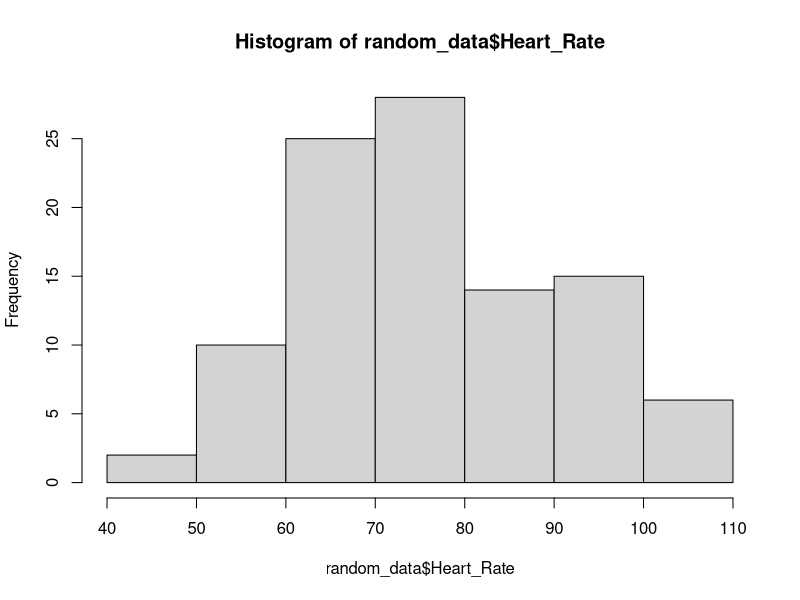
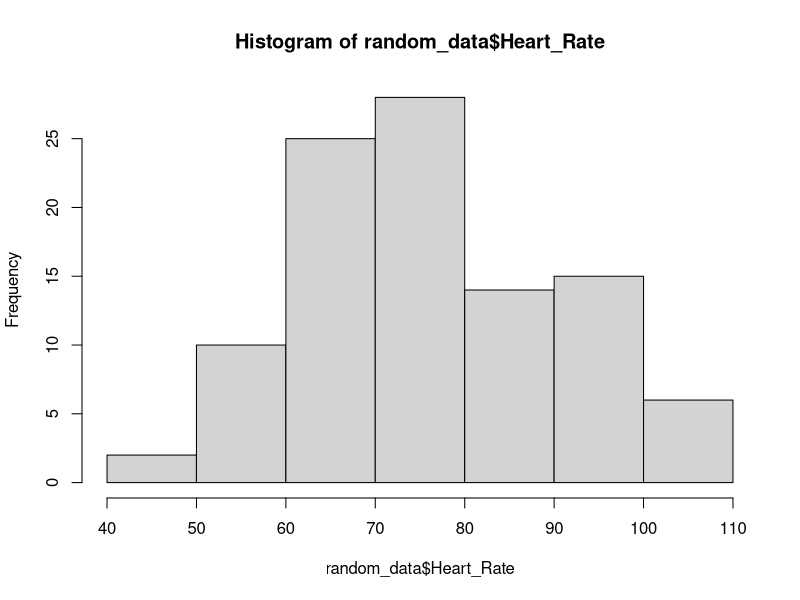

Generate these figures, in order, with R:
## ---- chunk 1
rnorm(10, mean = 0, sd = 1)
## ---- chunk 2
rnorm(10, mean = 10, sd = 2)
## ---- chunk 3
rbinom(10, 8, 0.5)
## ---- chunk 4
rbinom(10, 1, 0.5)
## ---- chunk 5
set.seed(246)
rnorm(10, mean = 3, sd = 1)
## ---- chunk 6
set.seed(246)
rbinom(10, 1, 0.5)
## ---- chunk 7
# Load necessary libraries
library(dplyr)

# Set the seed for reproducibility
set.seed(123)

# Define the number of samples
n <- 100  # You can change this number to generate more or fewer samples

# Generate random data
random_data <- data.frame(
  Subject_ID = paste("Subject", 1:n, sep = "_"),  # Generate Subject IDs
  Age = pmax(18, pmin(85, round(rnorm(n, mean = 50, sd = 10)))),  # Random ages between 18 and 85
  Sex = sample(c("Male", "Female"), n, replace = TRUE),  # Random sex values
  Disease_Status = sample(c("Case", "Control"), n, replace = TRUE),  # Random disease status
  Heart_Rate = pmax(40, pmin(200, round(rnorm(n, mean = 75, sd = 15))))  # Random heart rates between 40 and 200
)

# View the first few rows of the generated dataset
head(random_data)
## ---- chunk 8
hist(random_data$Heart_Rate)
## ---- chunk 9
hist(random_data$Heart_Rate)
